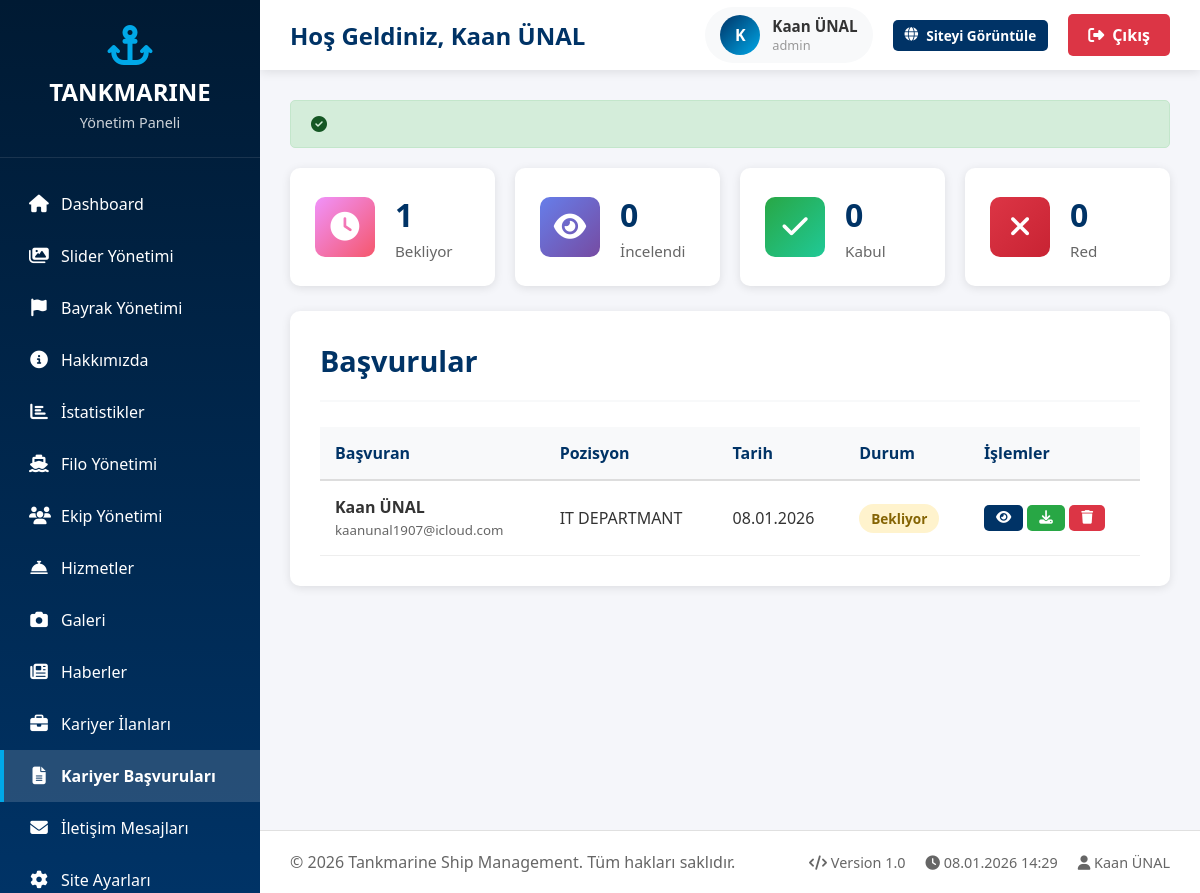
The app's page /admin/applications.php (signed in) with its own data.
### tables this page shows
CREATE TABLE `career_applications` (
  `id` int(11) NOT NULL,
  `career_id` int(11) DEFAULT NULL,
  `name` varchar(255) DEFAULT NULL,
  `email` varchar(100) DEFAULT NULL,
  `phone` varchar(50) DEFAULT NULL,
  `cv_file` varchar(255) DEFAULT NULL,
  `cover_letter` text DEFAULT NULL,
  `status` varchar(50) DEFAULT 'pending',
  `created_at` timestamp NOT NULL DEFAULT current_timestamp()
);

CREATE TABLE `careers` (
  `id` int(11) NOT NULL,
  `title` varchar(255) DEFAULT NULL,
  `department` varchar(100) DEFAULT NULL,
  `location` varchar(100) DEFAULT NULL,
  `type` varchar(50) DEFAULT NULL,
  `description` text DEFAULT NULL,
  `requirements` text DEFAULT NULL,
  `active` tinyint(1) DEFAULT 1,
  `deadline` date DEFAULT NULL,
  `created_at` timestamp NOT NULL DEFAULT current_timestamp(),
  `updated_at` timestamp NOT NULL DEFAULT current_timestamp() ON UPDATE current_timestamp()
);

### config.php (called while the page is built, shortened)
<?php
try {
    $pdo = new PDO(
        "mysql:host=" . DB_HOST . ";dbname=" . DB_NAME . ";charset=utf8mb4",
        DB_USER,
        DB_PASS,
        [
            PDO::ATTR_ERRMODE => PDO::ERRMODE_EXCEPTION,
            PDO::ATTR_DEFAULT_FETCH_MODE => PDO::FETCH_ASSOC,
            PDO::ATTR_EMULATE_PREPARES => false
        ]
    );
} catch(PDOException $e) {
    die("Veritabanı bağlantı hatası: " . $e->getMessage());
}
function flash($key, $value = null) {
    if ($value === null) {
        if (isset($_SESSION['flash'][$key])) {
            $value = $_SESSION['flash'][$key];
            return $value;
        }
        return null;
    }
}
function isAdmin() {
    return isset($_SESSION['admin_id']);
}
function getAdmin() {
    global $pdo;
    $stmt = $pdo->prepare("SELECT * FROM admin_users WHERE id = ?");
    $stmt->execute([$_SESSION['admin_id']]);
    return $stmt->fetch();
}
?>

### admin/applications.php (the view, shortened to what this page needs)
<?php
require_once 'header.php';
$view_app = null;
$filter = $_GET['career_id'] ?? null;
if ($filter) {
    $stmt = $pdo->prepare("SELECT ca.*, c.title as career_title FROM career_applications ca
                          LEFT JOIN careers c ON ca.career_id = c.id WHERE ca.career_id = ? ORDER BY ca.created_at DESC");
    $stmt->execute([$filter]);
} else {
    $stmt = $pdo->query("SELECT ca.*, c.title as career_title FROM career_applications ca
                        LEFT JOIN careers c ON ca.career_id = c.id ORDER BY ca.created_at DESC");
}
$applications = $stmt->fetchAll();
$stats = [
    'pending' => $pdo->query("SELECT COUNT(*) FROM career_applications WHERE status = 'pending'")->fetchColumn(),
    'reviewed' => $pdo->query("SELECT COUNT(*) FROM career_applications WHERE status = 'reviewed'")->fetchColumn(),
    'accepted' => $pdo->query("SELECT COUNT(*) FROM career_applications WHERE status = 'accepted'")->fetchColumn(),
    'rejected' => $pdo->query("SELECT COUNT(*) FROM career_applications WHERE status = 'rejected'")->fetchColumn(),
];
?>
<?php if(flash('success')): ?>
<div class="alert alert-success"><i class="fas fa-check-circle"></i> <?php echo flash('success'); ?></div>
<?php endif; ?>
<?php if($view_app): ?>
<div class="content-card">
    <div class="content-header">
        <h2>Başvuru Detayı</h2>
        <a href="applications.php" class="btn btn-primary btn-sm">
            <i class="fas fa-arrow-left"></i> Geri Dön
        </a>
    </div>
    <div style="background: var(--light); padding: 25px; border-radius: 10px; margin-bottom: 20px;">
        <div style="display: grid; grid-template-columns: 1fr 1fr; gap: 20px; margin-bottom: 20px;">
            <div>
                <strong style="color: var(--primary);">Başvuran:</strong>
                <p style="margin-top: 5px; font-size: 1.1rem;"><?php echo htmlspecialchars($view_app['name']); ?></p>
            </div>
            <div>
                <strong style="color: var(--primary);">Pozisyon:</strong>
                <p style="margin-top: 5px; font-size: 1.1rem;"><?php echo htmlspecialchars($view_app['career_title']); ?></p>
            </div>
            <div>
                <strong style="color: var(--primary);">E-posta:</strong>
                <p style="margin-top: 5px;">
                    <a href="mailto:<?php echo $view_app['email']; ?>" style="color: var(--accent);">
                        <?php echo htmlspecialchars($view_app['email']); ?>
                    </a>
                </p>
            </div>
            <div>
                <strong style="color: var(--primary);">Telefon:</strong>
                <p style="margin-top: 5px;">
                    <a href="tel:<?php echo $view_app['phone']; ?>" style="color: var(--accent);">
                        <?php echo htmlspecialchars($view_app['phone']); ?>
                    </a>
                </p>
            </div>
            <div>
                <strong style="color: var(--primary);">CV:</strong>
                <p style="margin-top: 5px;">
                    <a href="<?php echo UPLOAD_URL . $view_app['cv_file']; ?>" target="_blank" class="btn btn-primary btn-sm">
                        <i class="fas fa-download"></i> CV'yi İndir
                    </a>
                </p>
            </div>
            <div>
                <strong style="color: var(--primary);">Başvuru Tarihi:</strong>
                <p style="margin-top: 5px;"><?php echo date('d.m.Y H:i', strtotime($view_app['created_at'])); ?></p>
            </div>
        </div>
        <?php if($view_app['cover_letter']): ?>
        <div>
            <strong style="color: var(--primary);">Ön Yazı:</strong>
            <p style="margin-top: 10px; line-height: 1.8; white-space: pre-wrap;">
                <?php echo htmlspecialchars($view_app['cover_letter']); ?>
            </p>
        </div>
        <?php endif; ?>
    </div>
    <form method="POST" style="display: flex; gap: 10px; align-items: center;">
        <input type="hidden" name="application_id" value="<?php echo $view_app['id']; ?>">
        <select name="status" class="form-control" style="width: auto;">
            <option value="pending" <?php echo $view_app['status'] == 'pending' ? 'selected' : ''; ?>>Bekliyor</option>
            <option value="reviewed" <?php echo $view_app['status'] == 'reviewed' ? 'selected' : ''; ?>>İncelendi</option>
            <option value="accepted" <?php echo $view_app['status'] == 'accepted' ? 'selected' : ''; ?>>Kabul Edildi</option>
            <option value="rejected" <?php echo $view_app['status'] == 'rejected' ? 'selected' : ''; ?>>Reddedildi</option>
        </select>
        <button type="submit" name="update_status" class="btn btn-success">
            <i class="fas fa-save"></i> Durumu Güncelle
        </button>
        <a href="applications.php?delete=<?php echo $view_app['id']; ?>" class="btn btn-danger" onclick="return confirmDelete()">
            <i class="fas fa-trash"></i> Sil
        </a>
    </form>
</div>
<?php else: ?>
<div style="display: grid; grid-template-columns: repeat(4, 1fr); gap: 20px; margin-bottom: 25px;">
    <div class="stat-card">
        <div class="stat-icon orange"><i class="fas fa-clock"></i></div>
        <div class="stat-info">
            <h3><?php echo $stats['pending']; ?></h3>
            <p>Bekliyor</p>
        </div>
    </div>
    <div class="stat-card">
        <div class="stat-icon blue"><i class="fas fa-eye"></i></div>
        <div class="stat-info">
            <h3><?php echo $stats['reviewed']; ?></h3>
            <p>İncelendi</p>
        </div>
    </div>
    <div class="stat-card">
        <div class="stat-icon green"><i class="fas fa-check"></i></div>
        <div class="stat-info">
            <h3><?php echo $stats['accepted']; ?></h3>
            <p>Kabul</p>
        </div>
    </div>
    <div class="stat-card">
        <div class="stat-icon" style="background: linear-gradient(135deg, #dc3545, #c82333);"><i class="fas fa-times"></i></div>
        <div class="stat-info">
            <h3><?php echo $stats['rejected']; ?></h3>
            <p>Red</p>
        </div>
    </div>
</div>
<div class="content-card">
    <div class="content-header">
        <h2>Başvurular</h2>
    </div>
    <?php if(count($applications) > 0): ?>
    <table class="data-table">
        <thead>
            <tr>
                <th>Başvuran</th>
                <th>Pozisyon</th>
                <th>Tarih</th>
                <th>Durum</th>
                <th>İşlemler</th>
            </tr>
        </thead>
        <tbody>
            <?php foreach($applications as $app): ?>
            <tr>
                <td>
                    <strong><?php echo htmlspecialchars($app['name']); ?></strong><br>
                    <small style="color: #666;"><?php echo htmlspecialchars($app['email']); ?></small>
                </td>
                <td><?php echo htmlspecialchars($app['career_title']); ?></td>
                <td><?php echo date('d.m.Y', strtotime($app['created_at'])); ?></td>
                <td>
                    <?php
                    $status_class = ['pending'=>'warning', 'reviewed'=>'info', 'accepted'=>'success', 'rejected'=>'danger'];
                    $status_text = ['pending'=>'Bekliyor', 'reviewed'=>'İncelendi', 'accepted'=>'Kabul', 'rejected'=>'Red'];
                    ?>
                    <span class="badge badge-<?php echo $status_class[$app['status']]; ?>">
                        <?php echo $status_text[$app['status']]; ?>
                    </span>
                </td>
                <td>
                    <a href="applications.php?view=<?php echo $app['id']; ?>" class="btn btn-primary btn-sm">
                        <i class="fas fa-eye"></i>
                    </a>
                    <a href="<?php echo UPLOAD_URL . $app['cv_file']; ?>" target="_blank" class="btn btn-success btn-sm">
                        <i class="fas fa-download"></i>
                    </a>
                    <a href="applications.php?delete=<?php echo $app['id']; ?>" class="btn btn-danger btn-sm" onclick="return confirmDelete()">
                        <i class="fas fa-trash"></i>
                    </a>
                </td>
            </tr>
            <?php endforeach; ?>
        </tbody>
    </table>
    <?php else: ?>
    <p style="text-align: center; color: #999; padding: 40px;">Henüz başvuru yok</p>
    <?php endif; ?>
</div>
<?php endif; ?>
<?php require_once 'footer.php'; ?>

### admin/header.php (shortened to what this page needs)
<?php
require_once '../config.php';
$admin = getAdmin();
$current_page = basename($_SERVER['PHP_SELF'], '.php');
?><!DOCTYPE html>
<html lang="tr">
<head>
    <link rel="stylesheet" href="https://cdnjs.cloudflare.com/ajax/libs/font-awesome/6.4.0/css/all.min.css">
</head>
<body>
    <div class="sidebar">
        <div class="sidebar-logo">
            <i class="fas fa-anchor"></i>
            <h1>TANKMARINE</h1>
            <p>Yönetim Paneli</p>
        </div>
        <nav class="sidebar-menu">
            <a href="index.php" class="menu-item <?php echo $current_page == 'index' ? 'active' : ''; ?>">
                <i class="fas fa-home"></i>
                <span>Dashboard</span>
            </a>
            <a href="sliders.php" class="menu-item <?php echo $current_page == 'sliders' ? 'active' : ''; ?>">
                <i class="fas fa-images"></i>
                <span>Slider Yönetimi</span>
            </a>
            <a href="flags.php" class="menu-item <?php echo $current_page == 'flags' ? 'active' : ''; ?>">
                <i class="fas fa-flag"></i>
                <span>Bayrak Yönetimi</span>
            </a>
            <a href="about.php" class="menu-item <?php echo $current_page == 'about' ? 'active' : ''; ?>">
                <i class="fas fa-info-circle"></i>
                <span>Hakkımızda</span>
            </a>
            <a href="statistics.php" class="menu-item <?php echo $current_page == 'statistics' ? 'active' : ''; ?>">
                <i class="fas fa-chart-bar"></i>
                <span>İstatistikler</span>
            </a>
            <a href="fleet.php" class="menu-item <?php echo $current_page == 'fleet' ? 'active' : ''; ?>">
                <i class="fas fa-ship"></i>
                <span>Filo Yönetimi</span>
            </a>
            <a href="team.php" class="menu-item <?php echo $current_page == 'team' ? 'active' : ''; ?>">
                <i class="fas fa-users"></i>
                <span>Ekip Yönetimi</span>
            </a>
            <a href="services.php" class="menu-item <?php echo $current_page == 'services' ? 'active' : ''; ?>">
                <i class="fas fa-concierge-bell"></i>
                <span>Hizmetler</span>
            </a>
            <a href="gallery.php" class="menu-item <?php echo $current_page == 'gallery' ? 'active' : ''; ?>">
                <i class="fas fa-camera"></i>
                <span>Galeri</span>
            </a>
            <a href="news.php" class="menu-item <?php echo $current_page == 'news' ? 'active' : ''; ?>">
                <i class="fas fa-newspaper"></i>
                <span>Haberler</span>
            </a>
            <a href="careers.php" class="menu-item <?php echo $current_page == 'careers' ? 'active' : ''; ?>">
                <i class="fas fa-briefcase"></i>
                <span>Kariyer İlanları</span>
            </a>
            <a href="applications.php" class="menu-item <?php echo $current_page == 'applications' ? 'active' : ''; ?>">
                <i class="fas fa-file-alt"></i>
                <span>Kariyer Başvuruları</span>
            </a>
            <a href="messages.php" class="menu-item <?php echo $current_page == 'messages' ? 'active' : ''; ?>">
                <i class="fas fa-envelope"></i>
                <span>İletişim Mesajları</span>
            </a>
            <a href="settings.php" class="menu-item <?php echo $current_page == 'settings' ? 'active' : ''; ?>">
                <i class="fas fa-cog"></i>
                <span>Site Ayarları</span>
            </a>
        </nav>
    </div>
    <div class="top-header">
        <div class="header-left">
            <h2>Hoş Geldiniz, <?php echo htmlspecialchars($admin['full_name']); ?></h2>
        </div>
        <div class="header-right">
            <div class="user-info">
                <div class="user-avatar">
                    <?php echo strtoupper(substr($admin['full_name'], 0, 1)); ?>
                </div>
                <div>
                    <div style="font-weight: 600; font-size: 0.95rem;">
                        <?php echo htmlspecialchars($admin['full_name']); ?>
                    </div>
                    <div style="font-size: 0.8rem; color: #999;">
                        <?php echo htmlspecialchars($admin['role']); ?>
                    </div>
                </div>
            </div>
            <a href="<?php echo SITE_URL; ?>" target="_blank" class="btn btn-primary btn-sm">
                <i class="fas fa-globe"></i> Siteyi Görüntüle
            </a>
            <a href="logout.php" class="logout-btn">
                <i class="fas fa-sign-out-alt"></i> Çıkış
            </a>
        </div>
    </div>
    <div class="main-content">

### admin/footer.php (shortened to what this page needs)
</div>
    <footer style="margin-left: var(--sidebar-width); padding: 20px 30px; background: white; border-top: 1px solid #e0e0e0; margin-top: 30px;">
        <div style="display: flex; justify-content: space-between; align-items: center; color: #666;">
            <div>
                &copy; <?php echo date('Y'); ?> Tankmarine Ship Management. Tüm hakları saklıdır.
            </div>
            <div style="display: flex; gap: 20px; font-size: 0.9rem;">
                <span><i class="fas fa-code"></i> Version 1.0</span>
                <span><i class="fas fa-clock"></i> <?php echo date('d.m.Y H:i'); ?></span>
                <span><i class="fas fa-user"></i> <?php echo htmlspecialchars($admin['username']); ?></span>
            </div>
        </div>
    </footer>
</body>
</html>

### records on screen
career_applications: name "Kaan ÜNAL", email "kaanunal1907@icloud.com", career.title "IT DEPARTMANT", created_at "08.01.2026", status "Bekliyor"

### other values on screen
$admin['full_name'] "Kaan ÜNAL"
substr($admin['full_name'], 0, 1) "K"
$admin['role'] "admin"
$stats['pending'] "1"
$stats['reviewed'] "0"
$stats['accepted'] "0"
$stats['rejected'] "0"
$admin['username'] "Kaan ÜNAL"
